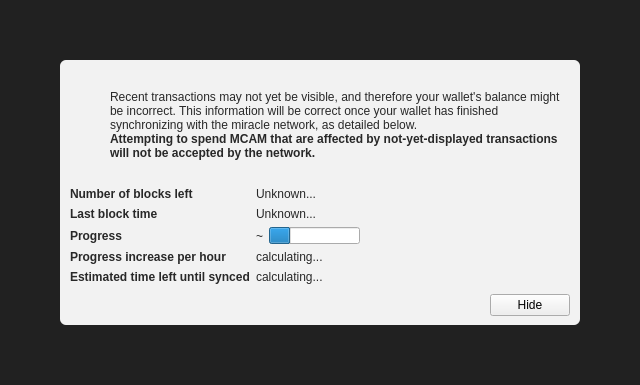
<?xml version="1.0" encoding="UTF-8"?>
<ui version="4.0">
 <class>ModalOverlay</class>
 <widget class="ModalOverlay" name="ModalOverlay">
  <property name="geometry">
   <rect>
    <x>0</x>
    <y>0</y>
    <width>640</width>
    <height>385</height>
   </rect>
  </property>
  <property name="windowTitle">
   <string>Form</string>
  </property>
  <layout class="QVBoxLayout" name="verticalLayout" stretch="0">
   <property name="sizeConstraint">
    <enum>QLayout::SetDefaultConstraint</enum>
   </property>
   <property name="leftMargin">
    <number>0</number>
   </property>
   <property name="topMargin">
    <number>0</number>
   </property>
   <property name="rightMargin">
    <number>0</number>
   </property>
   <property name="bottomMargin">
    <number>0</number>
   </property>
   <item>
    <widget class="QWidget" name="bgWidget" native="true">
     <property name="styleSheet">
      <string notr="true">#bgWidget { background: rgba(0,0,0,220); }</string>
     </property>
     <layout class="QVBoxLayout" name="verticalLayoutMain" stretch="1">
      <property name="leftMargin">
       <number>60</number>
      </property>
      <property name="topMargin">
       <number>60</number>
      </property>
      <property name="rightMargin">
       <number>60</number>
      </property>
      <property name="bottomMargin">
       <number>60</number>
      </property>
      <item>
       <widget class="QWidget" name="contentWidget" native="true">
        <property name="styleSheet">
         <string notr="true">#contentWidget { background: rgba(255,255,255,240); border-radius: 6px; }

QLabel { color: rgb(40,40,40);  }</string>
        </property>
        <layout class="QVBoxLayout" name="verticalLayoutSub" stretch="1,0,0,0">
         <property name="spacing">
          <number>0</number>
         </property>
         <property name="leftMargin">
          <number>10</number>
         </property>
         <property name="topMargin">
          <number>10</number>
         </property>
         <property name="rightMargin">
          <number>10</number>
         </property>
         <property name="bottomMargin">
          <number>10</number>
         </property>
         <item>
          <layout class="QHBoxLayout" name="horizontalLayoutIconText" stretch="0,1">
           <property name="topMargin">
            <number>20</number>
           </property>
           <item>
            <layout class="QVBoxLayout" name="verticalLayoutIcon">
             <property name="leftMargin">
              <number>0</number>
             </property>
             <item>
              <widget class="QPushButton" name="warningIcon">
               <property name="enabled">
                <bool>false</bool>
               </property>
               <property name="text">
                <string/>
               </property>
               <property name="icon">
                <iconset>
                 <normaloff>:/icons/warning</normaloff>
                 <disabledoff>:/icons/warning</disabledoff>:/icons/warning</iconset>
               </property>
               <property name="iconSize">
                <size>
                 <width>48</width>
                 <height>48</height>
                </size>
               </property>
               <property name="flat">
                <bool>true</bool>
               </property>
              </widget>
             </item>
             <item>
              <spacer name="verticalSpacerWarningIcon">
               <property name="orientation">
                <enum>Qt::Vertical</enum>
               </property>
               <property name="sizeHint" stdset="0">
                <size>
                 <width>20</width>
                 <height>40</height>
                </size>
               </property>
              </spacer>
             </item>
            </layout>
           </item>
           <item>
            <layout class="QVBoxLayout" name="verticalLayoutInfoText">
             <property name="leftMargin">
              <number>0</number>
             </property>
             <property name="topMargin">
              <number>0</number>
             </property>
             <item>
              <widget class="QLabel" name="infoText">
               <property name="text">
                <string>Recent transactions may not yet be visible, and therefore your wallet's balance might be incorrect. This information will be correct once your wallet has finished synchronizing with the miracle network, as detailed below.</string>
               </property>
               <property name="textFormat">
                <enum>Qt::RichText</enum>
               </property>
               <property name="wordWrap">
                <bool>true</bool>
               </property>
              </widget>
             </item>
             <item>
              <widget class="QLabel" name="infoTextStrong">
               <property name="font">
                <font>
                 <weight>75</weight>
                 <bold>true</bold>
                </font>
               </property>
               <property name="text">
                <string>Attempting to spend MCAM that are affected by not-yet-displayed transactions will not be accepted by the network.</string>
               </property>
               <property name="textFormat">
                <enum>Qt::RichText</enum>
               </property>
               <property name="wordWrap">
                <bool>true</bool>
               </property>
              </widget>
             </item>
             <item>
              <spacer name="verticalSpacerInTextSpace">
               <property name="orientation">
                <enum>Qt::Vertical</enum>
               </property>
               <property name="sizeHint" stdset="0">
                <size>
                 <width>20</width>
                 <height>40</height>
                </size>
               </property>
              </spacer>
             </item>
            </layout>
           </item>
          </layout>
         </item>
         <item>
          <spacer name="verticalSpacerAfterText">
           <property name="orientation">
            <enum>Qt::Vertical</enum>
           </property>
           <property name="sizeHint" stdset="0">
            <size>
             <width>20</width>
             <height>40</height>
            </size>
           </property>
          </spacer>
         </item>
         <item>
          <layout class="QFormLayout" name="formLayout">
           <property name="fieldGrowthPolicy">
            <enum>QFormLayout::FieldsStayAtSizeHint</enum>
           </property>
           <property name="horizontalSpacing">
            <number>6</number>
           </property>
           <property name="verticalSpacing">
            <number>6</number>
           </property>
           <property name="topMargin">
            <number>10</number>
           </property>
           <item row="0" column="0">
            <widget class="QLabel" name="labelNumberOfBlocksLeft">
             <property name="font">
              <font>
               <weight>75</weight>
               <bold>true</bold>
              </font>
             </property>
             <property name="text">
              <string>Number of blocks left</string>
             </property>
            </widget>
           </item>
           <item row="0" column="1">
            <widget class="QLabel" name="numberOfBlocksLeft">
             <property name="text">
              <string>Unknown...</string>
             </property>
            </widget>
           </item>
           <item row="1" column="0">
            <widget class="QLabel" name="labelLastBlockTime">
             <property name="font">
              <font>
               <weight>75</weight>
               <bold>true</bold>
              </font>
             </property>
             <property name="text">
              <string>Last block time</string>
             </property>
            </widget>
           </item>
           <item row="1" column="1">
            <widget class="QLabel" name="newestBlockDate">
             <property name="sizePolicy">
              <sizepolicy hsizetype="Maximum" vsizetype="Preferred">
               <horstretch>0</horstretch>
               <verstretch>0</verstretch>
              </sizepolicy>
             </property>
             <property name="text">
              <string>Unknown...</string>
             </property>
            </widget>
           </item>
           <item row="2" column="0">
            <widget class="QLabel" name="labelSyncDone">
             <property name="font">
              <font>
               <weight>75</weight>
               <bold>true</bold>
              </font>
             </property>
             <property name="text">
              <string>Progress</string>
             </property>
            </widget>
           </item>
           <item row="2" column="1">
            <layout class="QHBoxLayout" name="horizontalLayoutSync" stretch="0,1">
             <item>
              <widget class="QLabel" name="percentageProgress">
               <property name="text">
                <string notr="true">~</string>
               </property>
              </widget>
             </item>
             <item>
              <widget class="QProgressBar" name="progressBar">
               <property name="value">
                <number>24</number>
               </property>
               <property name="format">
                <string/>
               </property>
              </widget>
             </item>
            </layout>
           </item>
           <item row="4" column="0">
            <widget class="QLabel" name="labelProgressIncrease">
             <property name="font">
              <font>
               <weight>75</weight>
               <bold>true</bold>
              </font>
             </property>
             <property name="text">
              <string>Progress increase per hour</string>
             </property>
            </widget>
           </item>
           <item row="4" column="1">
            <widget class="QLabel" name="progressIncreasePerH">
             <property name="text">
              <string>calculating...</string>
             </property>
            </widget>
           </item>
           <item row="5" column="0">
            <widget class="QLabel" name="labelEstimatedTimeLeft">
             <property name="font">
              <font>
               <weight>75</weight>
               <bold>true</bold>
              </font>
             </property>
             <property name="text">
              <string>Estimated time left until synced</string>
             </property>
            </widget>
           </item>
           <item row="5" column="1">
            <widget class="QLabel" name="expectedTimeLeft">
             <property name="text">
              <string>calculating...</string>
             </property>
            </widget>
           </item>
          </layout>
         </item>
         <item>
          <layout class="QHBoxLayout" name="horizontalLayoutButtons">
           <property name="leftMargin">
            <number>10</number>
           </property>
           <property name="topMargin">
            <number>10</number>
           </property>
           <item>
            <spacer name="horizontalSpacer">
             <property name="orientation">
              <enum>Qt::Horizontal</enum>
             </property>
             <property name="sizeHint" stdset="0">
              <size>
               <width>40</width>
               <height>20</height>
              </size>
             </property>
            </spacer>
           </item>
           <item>
            <widget class="QPushButton" name="closeButton">
             <property name="text">
              <string>Hide</string>
             </property>
            </widget>
           </item>
          </layout>
         </item>
        </layout>
       </widget>
      </item>
     </layout>
    </widget>
   </item>
  </layout>
 </widget>
 <customwidgets>
  <customwidget>
   <class>ModalOverlay</class>
   <extends>QWidget</extends>
   <header>modaloverlay.h</header>
   <container>1</container>
  </customwidget>
 </customwidgets>
 <resources/>
 <connections/>
</ui>
